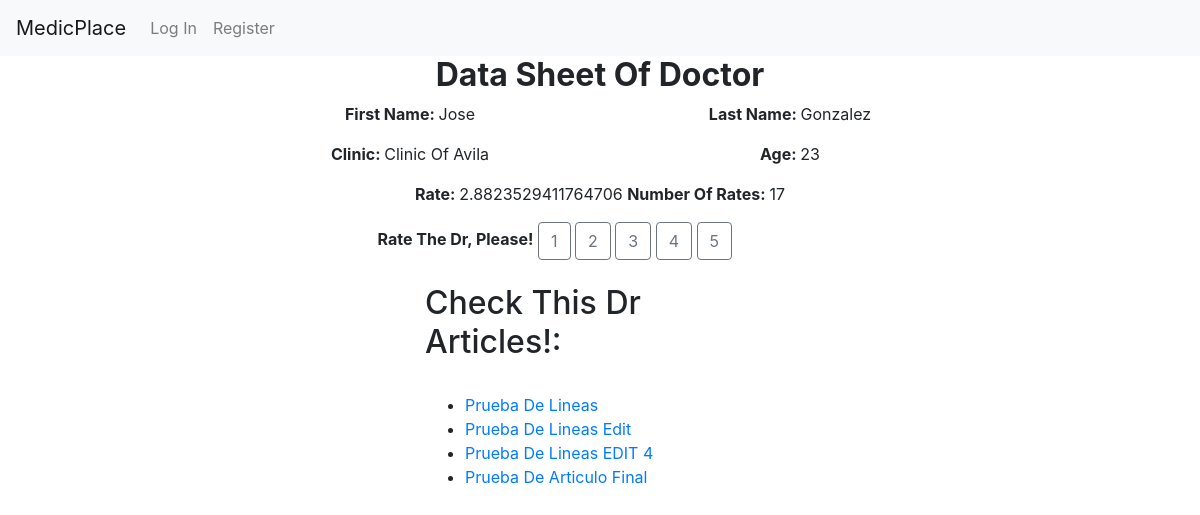
/Data_Sheet/5, run on the app's committed database.
### MedicPlace/models.py (models this page shows, shortened)
class Medic(models.Model):
    user=models.ForeignKey(User,on_delete=models.CASCADE)
    First_Name=models.CharField(max_length=300)
    Last_Name=models.CharField(max_length=300)
    Clinic=models.CharField(max_length=300)
    age=models.IntegerField()
    rate=models.FloatField(blank=True)
    sum_of_rates=models.IntegerField(default=0)
    num_of_rates=models.IntegerField(default=0)

class Medic_Article(models.Model):
    user=models.ForeignKey(User,on_delete=models.CASCADE)
    medic=models.ForeignKey(Medic,on_delete=models.CASCADE)
    title=models.CharField(max_length=60)
    content=models.TextField(max_length=2000)

### MedicPlace/views.py (the view)
# urls.py: path("Data_Sheet/<int:id>",views.data_sheet,name="Data_Sheet"),
def data_sheet(request,id):
    Medics=Medic.objects.filter(user__id=id)
    Normal_Users=Normal_User.objects.filter(user__id=id)
    try:
        Medic.objects.get(user__id=request.user.id)
        is_medic=True
    except:
        is_medic=False
    if len(Medics)>0:
      data_sheet_user=Medics[0]
      Articles=Medic_Article.objects.filter(medic__id=data_sheet_user.id)
      Page_type="Medic"
      context={"data_sheet_user":data_sheet_user,"Page_type":Page_type,"is_medic":is_medic,"Articles":Articles}
      return render(request,"MedicPlace/data_sheet.html",context)
    elif len(Normal_Users)>0:
        data_sheet_user=Normal_Users[0]
        Page_type="Normal_User"
        context={"data_sheet_user":data_sheet_user,"Page_type":Page_type,"is_medic":is_medic}
        return render(request,"MedicPlace/data_sheet.html",context)

### MedicPlace/templates/MedicPlace/data_sheet.html (shortened to what this page needs)
{% extends "MedicPlace/layout.html" %}
{% load static %}
{% block body %}
    {% if Page_type == "Medic" %}
        <div class="container">
            <div class="row justify-content-center align-items-start">
                <div class="col">
                    <h2 class="text-center font-weight-bold">Data Sheet Of Doctor</h2>
                </div>
            </div>
            <div class="row justify-content-center">
               <div class="col-4 text-capitalize justify-content-center">
                    <p class=" text-center text-capitalize"> <span class="font-weight-bold">First Name: </span> {{data_sheet_user.First_Name}}</p>
               </div>
                <div class="col-4 text-capitalize justify-content-center">
                        <p class="text-center text-capitalize"> <span class="font-weight-bold">Last Name: </span> {{data_sheet_user.Last_Name}}</p>
                </div>
            </div>
            <div class="row justify-content-center">
                <div class="col-4 justify-content-center">
                   <p class="text-center text-capitalize"> <span class="font-weight-bold">Clinic: </span> {{data_sheet_user.Clinic}}</p>
                </div>
                 <div class="col-4 text-capitalize justify-content-center">
                    <p class="text-center text-capitalize"> <span class="font-weight-bold">Age: </span> {{data_sheet_user.age}}</p>
                 </div>
            </div>
            <div class="row justify-content-center">
                <div class="col-5 text-capitalize justify-content-center">
                    <p class="text-center text-capitalize"> <span class="font-weight-bold">Rate: </span> <span id="Dr_rate">{{data_sheet_user.rate}}</span>
                    <span class="font-weight-bold">Number of Rates:  </span> <span id="Num_of_rates">{{data_sheet_user.num_of_rates}}</span></p>
                    {% if request.user != data_sheet_user.user  %}
                    <span class="font-weight-bold">Rate the Dr, Please!</span>
                    <button type="button" class="btn-rate btn btn-outline-secondary" id="btn-1" data-btn_id="{{data_sheet_user.id}}" data-value="1">1</button>
                    <button type="button" class="btn-rate btn btn-outline-secondary" id="btn-2" data-btn_id="{{data_sheet_user.id}}"  data-value="2">2</button>
                    <button type="button" class="btn-rate btn btn-outline-secondary" id="btn-3" data-btn_id="{{data_sheet_user.id}}"  data-value="3">3</button>
                    <button type="button" class="btn-rate btn btn-outline-secondary" id="btn-4" data-btn_id="{{data_sheet_user.id}}"  data-value="4">4</button>
                    <button type="button" class="btn-rate btn btn-outline-secondary" id="btn-5" data-btn_id="{{data_sheet_user.id}}"  data-value="5">5</button>
                    {% endif %}
                </div>
            </div>
            <div class="row justify-content-center">
                <div class="col-4 justify-content-center">
                    <br>
                    <h2>Check This Dr Articles!:</h2>
                    <br>
                    <ul>
                        {% for e in Articles %}
                        <li><a class="text-capitalize" href="{% url 'Article' e.id  %}"><span class="text-capitalize">{{e.title}}</span></a></li>
                        {% endfor %}
                    </ul>
                </div>
            </div>
        </div>
    {% endif %}
    {% endblock %}

### data on the page
Medic: First_Name "Jose", Last_Name "Gonzalez", Clinic "Clinic Of Avila", age "23", rate "2.8823529411764706", num_of_rates "17"
Medic_Article: title "Prueba De Lineas"
Medic_Article: title "Prueba De Lineas Edit"
Medic_Article: title "Prueba De Lineas EDIT 4"
Medic_Article: title "Prueba De Articulo Final"
